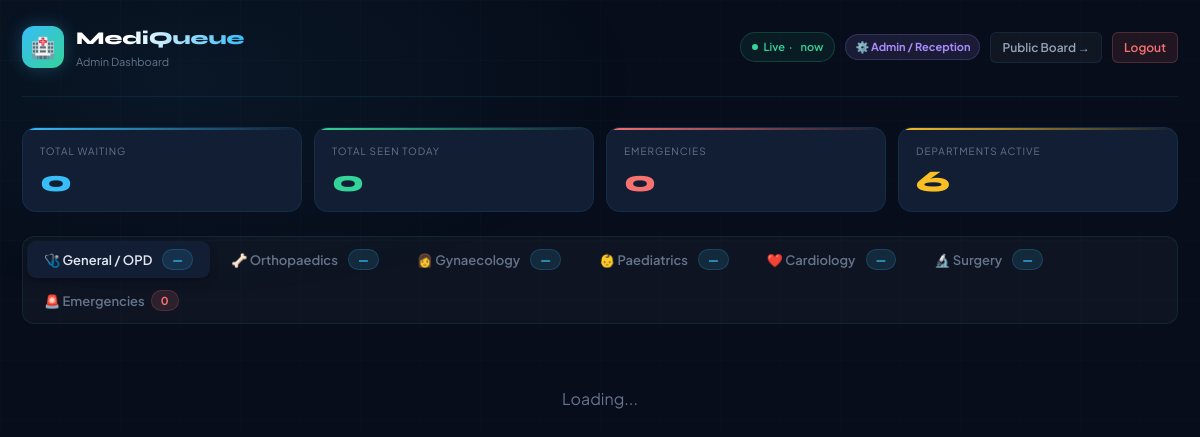
/admin.php (signed in), run on the app's committed database.
### tables this page shows
CREATE TABLE IF NOT EXISTS departments (
    id        INT AUTO_INCREMENT PRIMARY KEY,
    slug      VARCHAR(30) NOT NULL UNIQUE,
    name      VARCHAR(60) NOT NULL,
    icon      VARCHAR(10) DEFAULT '🏥',
    is_active TINYINT(1)  DEFAULT 1
);

### auth.php (called while the page is built, shortened)
<?php
function isAdmin() {
    return ($_SESSION['doctor_role'] ?? '') === 'admin';
}
function doctorName() {
    return $_SESSION['doctor_name'] ?? 'Doctor';
}

### admin.php (the view, shortened to what this page needs)
<?php
include 'auth.php';
include 'db.php';
$is_admin  = isAdmin();
$doc_name  = doctorName();
$all_depts_res = $conn->query("SELECT * FROM departments WHERE is_active=1 ORDER BY id ASC");
$all_depts     = [];
while ($d = $all_depts_res->fetch_assoc()) $all_depts[] = $d;
$all_emergencies = [];
$global_wait = 0; $global_done = 0; $global_emerg = 0;
if ($is_admin) {
    $gw = $conn->query("SELECT COUNT(*) AS cnt FROM patients WHERE status='waiting'");
    $gd = $conn->query("SELECT COUNT(*) AS cnt FROM patients WHERE status='done'");
    $ge = $conn->query("SELECT COUNT(*) AS cnt FROM patients WHERE status='waiting' AND priority='emergency'");
    $global_wait  = $gw->fetch_assoc()['cnt'] ?? 0;
    $global_done  = $gd->fetch_assoc()['cnt']  ?? 0;
    $global_emerg = $ge->fetch_assoc()['cnt']  ?? 0;
}
?>
<!DOCTYPE html>
<html lang="en">
<head>
  <link rel="stylesheet" href="style.css">
</head>
<body>
<div class="page-wrap wide">
  <header class="page-header">
    <a href="index.php" class="brand">
      <div class="brand-icon">🏥</div>
      <div>
        <div class="brand-name">MediQueue</div>
        <div class="brand-sub"><?= $is_admin ? 'Admin Dashboard' : 'Doctor Dashboard' ?></div>
      </div>
    </a>
    <div style="display:flex; align-items:center; gap:10px; flex-wrap:wrap;">
      <div class="live-indicator badge-live">
        <div class="live-dot"></div>
        Live &nbsp;·&nbsp; <span id="lastUpdate">now</span>
      </div>
      <span class="badge badge-purple">
        <?= $is_admin ? '⚙️' : '👨‍⚕️' ?> <?= htmlspecialchars($doc_name) ?>
      </span>
      <a href="queue.php" class="btn btn-ghost btn-sm">Public Board →</a>
      <a href="logout.php" class="btn btn-danger btn-sm">Logout</a>
    </div>
  </header>
  <?php if ($is_admin): ?>
  <div class="stats-row">
    <div class="stat-card blue"  style="animation-delay:.05s"><div class="stat-label">Total Waiting</div>    <div class="stat-val blue"  id="gStatWait"><?= $global_wait ?></div></div>
    <div class="stat-card green" style="animation-delay:.10s"><div class="stat-label">Total Seen Today</div> <div class="stat-val green" id="gStatDone"><?= $global_done ?></div></div>
    <div class="stat-card red"   style="animation-delay:.15s"><div class="stat-label">Emergencies</div>      <div class="stat-val red"   id="gStatEmerg"><?= $global_emerg ?></div></div>
    <div class="stat-card amber" style="animation-delay:.20s"><div class="stat-label">Departments Active</div><div class="stat-val amber"><?= count($all_depts) ?></div></div>
  </div>
  <div class="tabs" id="adminDeptTabs">
    <?php foreach ($all_depts as $i => $d): ?>
    <button class="tab <?= $i===0?'active':'' ?>"
      onclick="adminSwitchDept(<?= $d['id'] ?>, this)"
      id="adminTab<?= $d['id'] ?>">
      <?= $d['icon'] ?> <?= htmlspecialchars($d['name']) ?>
      <span class="badge badge-blue" id="adminTabBadge<?= $d['id'] ?>" style="margin-left:4px;">—</span>
    </button>
    <?php endforeach; ?>
    <button class="tab" onclick="adminSwitchDept('emergency', this)" id="adminTabEmerg">
      🚨 Emergencies
      <span class="badge badge-red badge-live" id="adminTabBadgeEmerg"><?= count($all_emergencies) ?></span>
    </button>
  </div>
  <div id="adminDeptPane">
  </div>
  <?php endif;  ?>
</div>
</body>
</html>

### data on the page
departments: icon "🩺", name "General / OPD"
departments: icon "🦴", name "Orthopaedics"
departments: icon "👩", name "Gynaecology"
departments: icon "👶", name "Paediatrics"
departments: icon "❤️", name "Cardiology"
departments: icon "🔬", name "Surgery"

### other printed values
$doc_name "Admin / Reception"
$global_wait "0"
$global_done "0"
$global_emerg "0"
count($all_depts) "6"
count($all_emergencies) "0"
